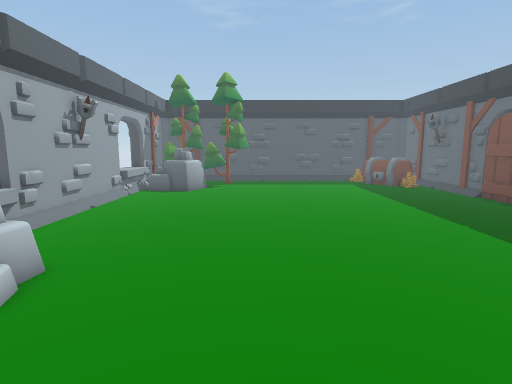
View 1 (above)

21 first-person views from a walk through a Unity game level. The camera is 1.5 m above the floor, tilts 8° down and sees 80° across. The floor is counted in squares, 0.5 m on a side. Each view is taken from the middle of a square. On the plan, view 1 faces up. The plan holds only what a view shows up to about 20 squares ahead; the rest is blank. The place goes on beyond the plan. The player character is not drawn. Some animated figures are not drawn.

View 2
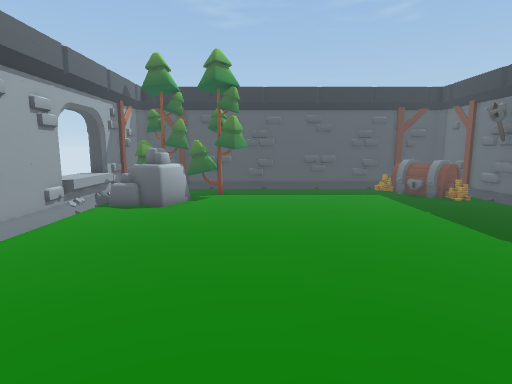

View 3
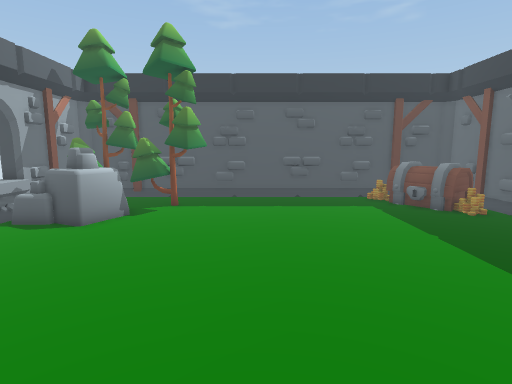

View 4
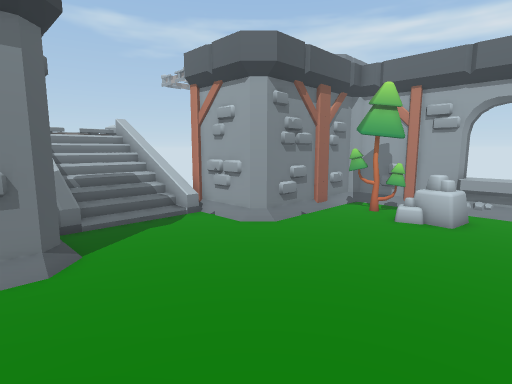

View 5
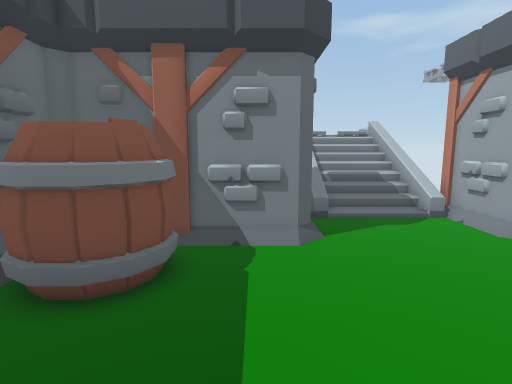

View 6
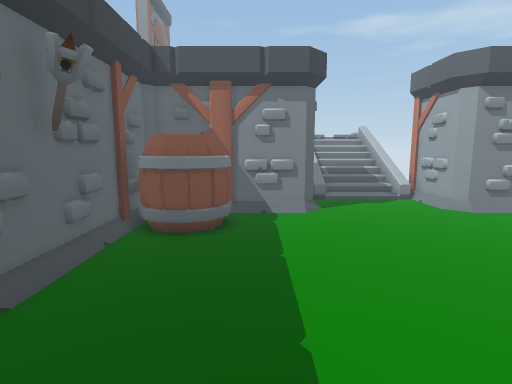

View 7
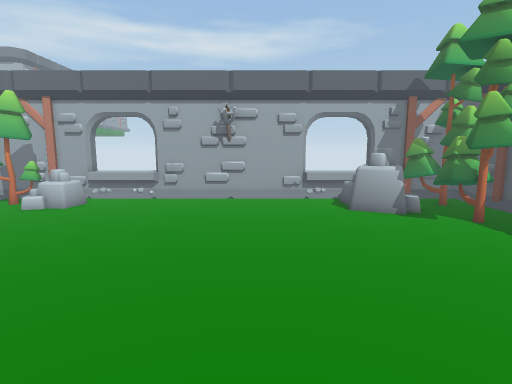

View 8
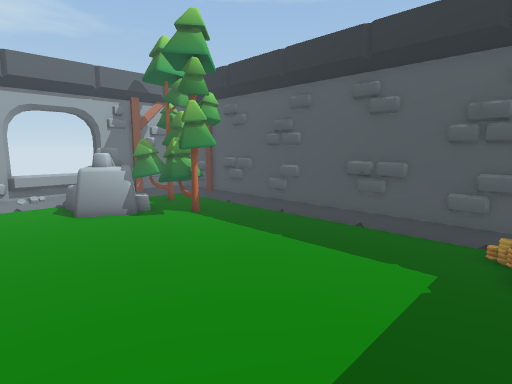

View 9
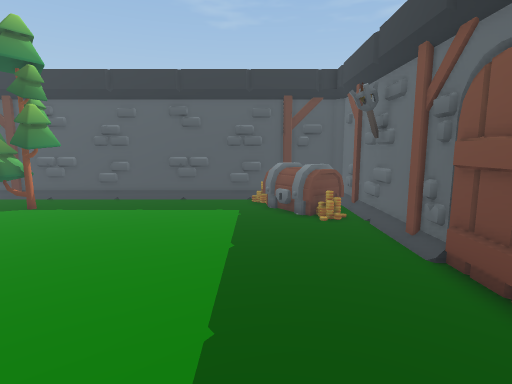

View 10
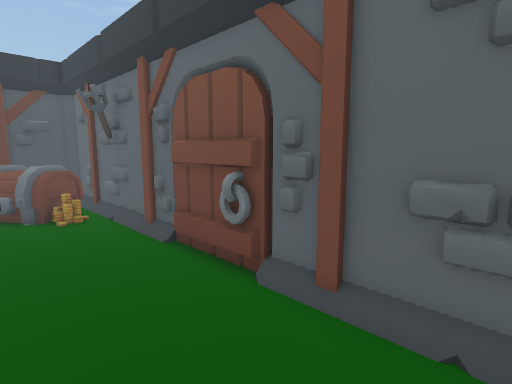

View 11
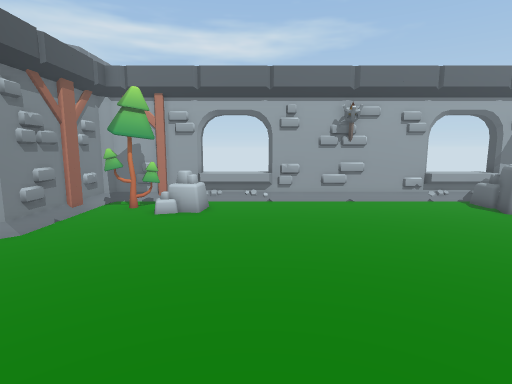

View 12
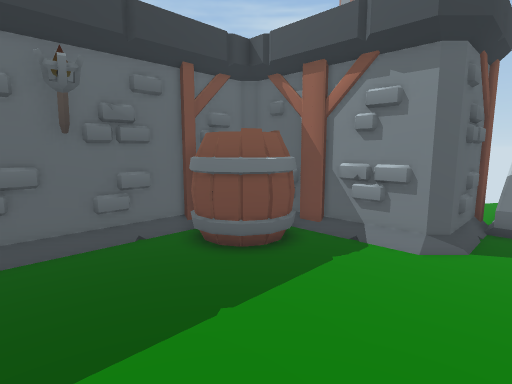

View 13
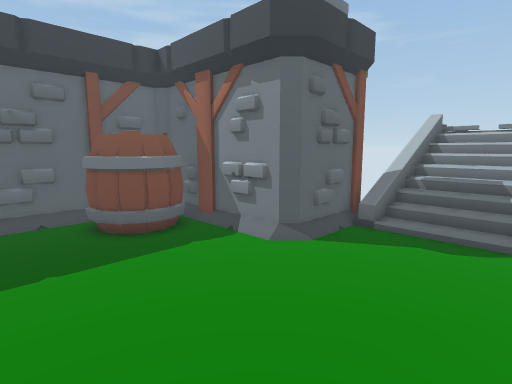

View 14
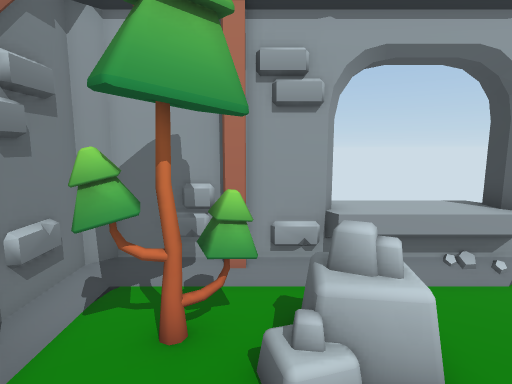

View 15
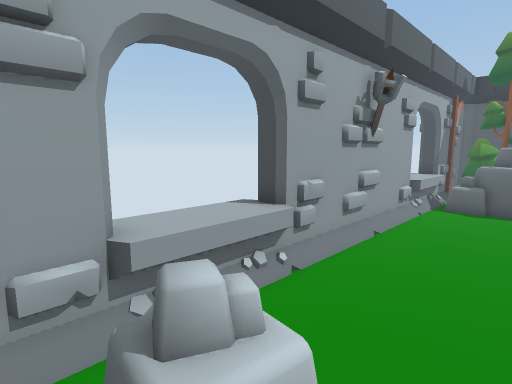

View 16
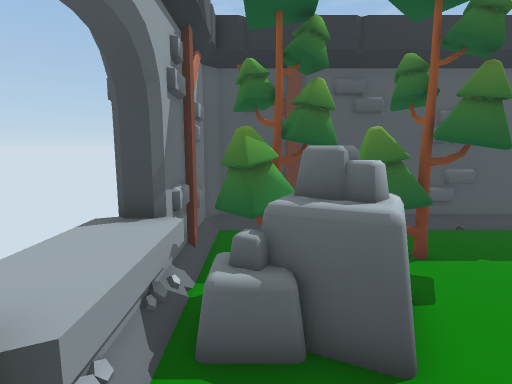

View 17
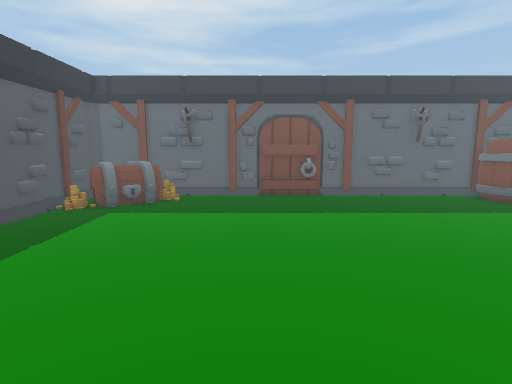

View 18
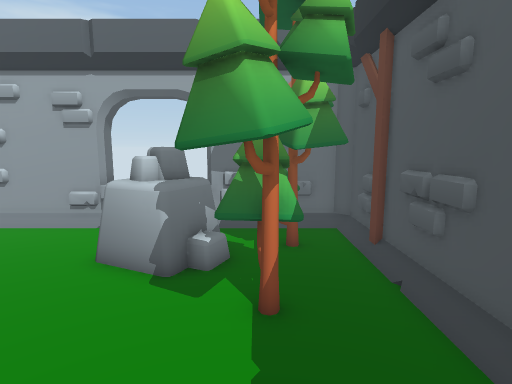

View 19
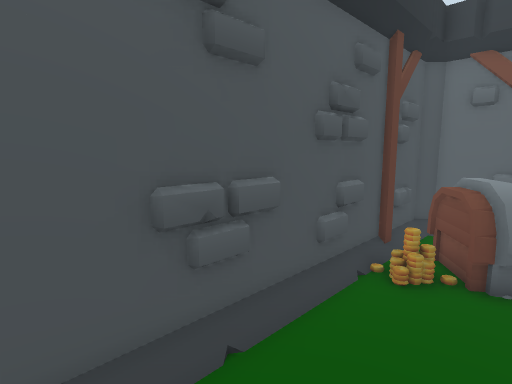

View 20
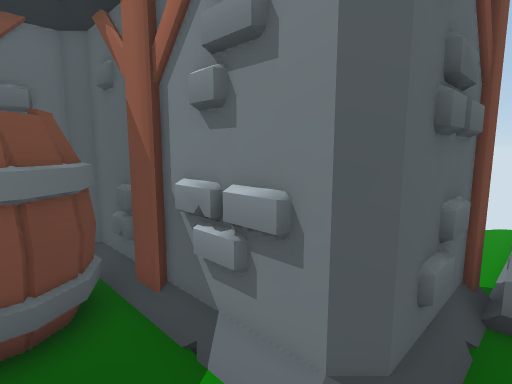

View 21
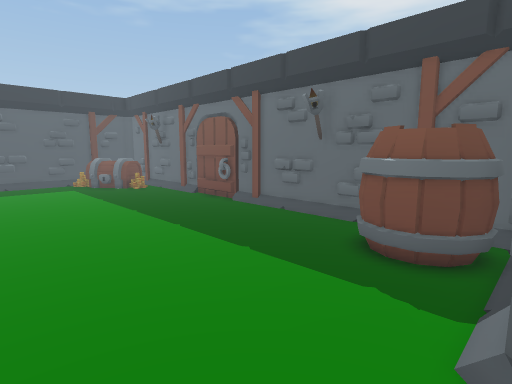

### Floor plan
Key: @ floor where view 1 was taken; # wall or solid block; . floor; / step, stairs or slope; = window, fence, low wall or low ledge; ^ raised ledge; v drop or lower ground; R rock; T tree; C chest; B barrel; O other object.
Columns run from 10 left of view 1 to 14 right of it. Each row starts with its distance up from view 1.
 30  ####  ##################
 29  #.######.##..###.##.##.#
 28  #..TT..............CC  #
 27  #TTTTTTTT.........CC   #
 26  #TTT.TTTT..........C CC#
 25  #.TROTTTT...........CCC#
 24 ^#. RRR..............C..#
 23 ^^RRRRR.................#
 22 ^^RRRR..................#
 21 ^^......................#
 20 ##=.....................#
 19  #......................#
 18  #......................#
 17  #......................#
 16  #......................#
 15  #......................#
 14  #......................#
 13  #......................#
 12  #......................#
 11 ##......................#
 10 ^^=.....................#
  9 ^^......................#
  8 ^^......................#
  7 ^^=RRR..................#
  6  # RR................BB.#
  5  #.T................BBBB#
  4  #.TT...............BB B#
  3  #.TT...............BBB #
  2  #.  ................BB #
  1  #########......#########
  0          #@.....#
 -1          #......#
 -2          #//////#
 -3          #=/////#
 -4           ///////
 -5           v//////
 -6           ///////
 -7           v//////
 -8           v//////
 -9           //////v
-10           v    /v

Where each view was taken, in squares from view 1:
view 1: 0 up, 0 right, facing up
view 2: 6 up, 0 right, facing up
view 3: 10 up, 2 right, facing up
view 4: 10 up, 8 right, facing down-left
view 5: 11 up, 8 right, facing down
view 6: 16 up, 9 right, facing down
view 7: 17 up, 10 right, facing left
view 8: 18 up, 10 right, facing up-left
view 9: 11 up, 9 right, facing up
view 10: 10 up, 9 right, facing up-right
view 11: 10 up, 9 right, facing left
view 12: 11 up, 4 right, facing down-right
view 13: 9 up, 0 right, facing down-right
view 14: 5 up, 2 left, facing left
view 15: 5 up, 4 left, facing up-left
view 16: 18 up, 7 left, facing up
view 17: 19 up, 6 left, facing right
view 18: 26 up, 3 right, facing left
view 19: 26 up, 2 right, facing up-right
view 20: 4 up, 5 right, facing down-right
view 21: 1 up, 2 right, facing up-right
